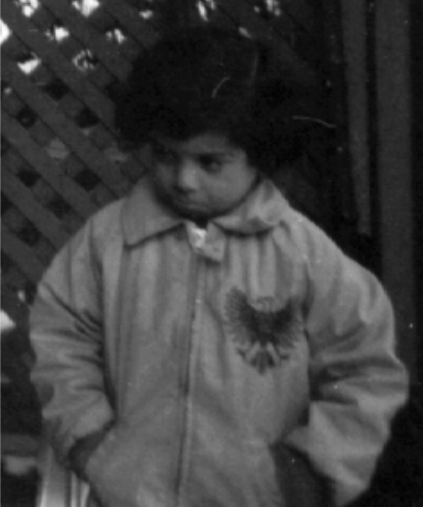
#> input picture lab4_images/1.png, 423 x 507 px
$ python oiis_lab3.py
#> lines starting #> are read from the running program, lines starting #| are printed output that depends on the picture
import numpy as np
import matplotlib.pyplot as plt
from PIL import Image

img = Image.open('lab4_images/1.png').convert('L')
img_array = np.asarray(img)


# метод гистограммного выравнивания (делаем гистограмму равномерной)
def histogram_equalization(image):
    flat = image.flatten()

    histogram = np.zeros(256)
    # Заполняем гистограмму: подсчитываем количество пикселей каждой яркости
    for pixel in flat:
        histogram[pixel] += 1
#> this loop made 214461 passes
#> pixel on passes 1 to 3: 99, 57, 54
#> after the loop, histogram = 256 values, max 6533 at index 15, min 0 at index 0, mean 837.7
    # функция распределения
    cdf = histogram.cumsum()
#> cdf = 256 values from 0 to 214461

    # Формула линейно растягивает значения CDF на весь диапазон 0-255
    cdf_normalized = (cdf - cdf.min()) * 255 / (cdf.max() - cdf.min())
#> cdf_normalized = 256 values from 0 to 255
    cdf_normalized = cdf_normalized.astype(np.uint8)

    equalized = cdf_normalized[flat]
    equalized_image = np.reshape(equalized, image.shape)
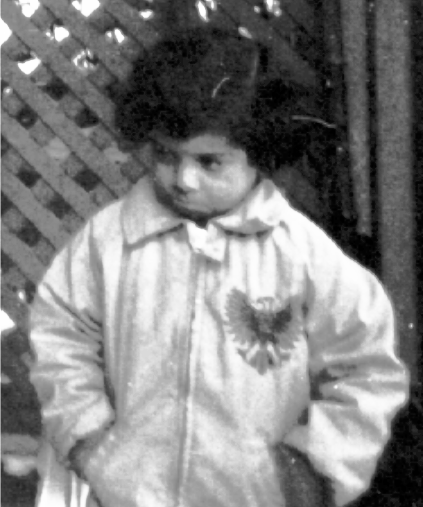
#> equalized_image: shape (507, 423); min 0, max 255, mean 128.2

    return equalized_image


# Применяем выравнивание гистограммы
equalized_img = histogram_equalization(img_array)

# Отображение результатов
plt.figure(figsize=(12, 8))

plt.subplot(2, 2, 1)
plt.imshow(img_array, cmap='gray')
plt.title('Исходное изображение')
plt.axis('off')

plt.subplot(2, 2, 2)
plt.imshow(equalized_img, cmap='gray')
plt.title('После выравнивания гистограммы')
plt.axis('off')

# для гистограмм
# ось X (горизонтальная) — уровни яркости от 0 (чёрный) до 255 (белый),
# ось Y (вертикальная) — количество пикселей с данным значением яркости.

plt.subplot(2, 2, 3)
plt.hist(img_array.flatten(), bins=256, range=(0, 256), color='gray')
plt.title('Гистограмма исходного изображения')

plt.subplot(2, 2, 4)
plt.hist(equalized_img.flatten(), bins=256, range=(0, 256), color='gray')
plt.title('Гистограмма после выравнивания')

plt.tight_layout()
plt.show()
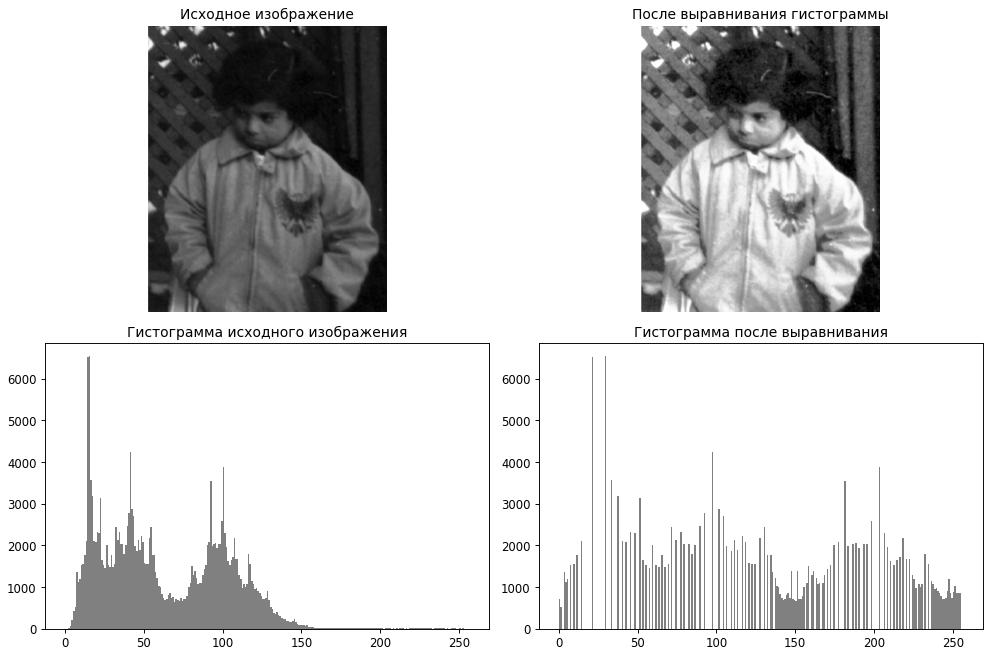
#> figure drawn by matplotlib, 4 panels; panel 3: tallest bar 6533 high, from x = 15 to 16; panel 4: tallest bar 6533 high, from x = 29 to 30
